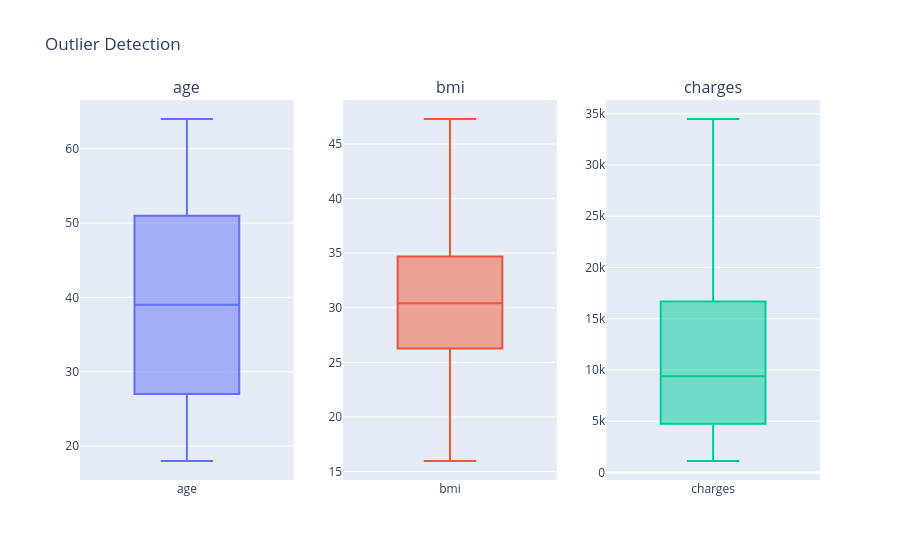

Notebook code for this chart:
### Code cell
outlier_cols = ['age', 'bmi', 'charges']

fig = make_subplots(
    rows=1,
    cols=3,
    subplot_titles=outlier_cols
)

for i, col in enumerate(outlier_cols):

    fig.add_trace(
        go.Box(
            y=df[col],
            name=col,
            boxpoints='outliers'
        ),
        row=1,
        col=i+1
    )

fig.update_layout(
    title='Outlier Detection',
    showlegend=False
)

fig.show()

### Figure 1 — Plotly figure (JSON) as saved in the notebook; plotly's stock layout.template omitted (floating-point values rounded to 4 significant figures; data arrays with more than 128 entries replaced by an {"elided": "..."} marker saying what was removed)
{"data": [{"boxpoints": "outliers", "name": "age", "type": "box", "xaxis": "x", "y": {"elided": "1337 int values"}, "yaxis": "y"}, {"boxpoints": "outliers", "name": "bmi", "type": "box", "xaxis": "x2", "y": {"elided": "1337 float values"}, "yaxis": "y2"}, {"boxpoints": "outliers", "name": "charges", "type": "box", "xaxis": "x3", "y": {"elided": "1337 float values"}, "yaxis": "y3"}], "layout": {"annotations": [{"font": {"size": 16}, "showarrow": false, "text": "age", "x": 0.1444, "xanchor": "center", "xref": "paper", "y": 1, "yanchor": "bottom", "yref": "paper"}, {"font": {"size": 16}, "showarrow": false, "text": "bmi", "x": 0.5, "xanchor": "center", "xref": "paper", "y": 1, "yanchor": "bottom", "yref": "paper"}, {"font": {"size": 16}, "showarrow": false, "text": "charges", "x": 0.8556, "xanchor": "center", "xref": "paper", "y": 1, "yanchor": "bottom", "yref": "paper"}], "showlegend": false, "title": {"text": "Outlier Detection"}, "xaxis": {"anchor": "y", "domain": [0, 0.2889]}, "xaxis2": {"anchor": "y2", "domain": [0.3556, 0.6444]}, "xaxis3": {"anchor": "y3", "domain": [0.7111, 1]}, "yaxis": {"anchor": "x", "domain": [0, 1]}, "yaxis2": {"anchor": "x2", "domain": [0, 1]}, "yaxis3": {"anchor": "x3", "domain": [0, 1]}}}
